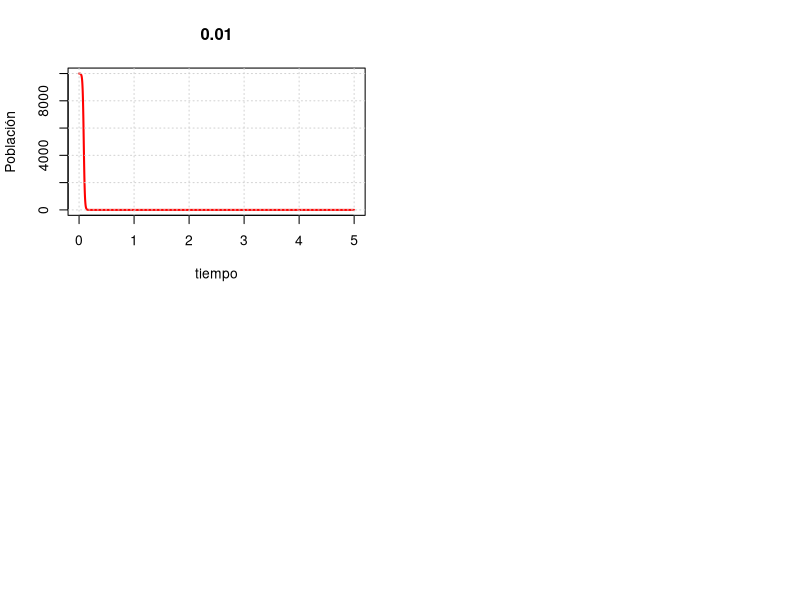

This chart was generated by the following R code: (Note: this script raises an error after producing the figure.)
library(deSolve)
yini=c(S=10000,I=2)#vector de condiciones iniciales
par(mfrow=c(2,2))
B=c(0.01,0.005,0.001,0.0005)
for(i in 1:4){
  modelo=function(t,y,parms){
    with(as.list(y),{
      dS=-B[i]*S*I
      dI=B[i]*S*I
      list(c(dS,dI))})}
  tiempo=seq(0,5,0.001)
  solucion=ode(y=yini,times=tiempo,func=modelo,parms=NULL)
  plot(tiempo,solucion[,'S'],type='l',col='red',ylab='Población',main=B[i],lwd='2',ylim=range(0,10000))
  lines(tiempo,solucion[,'I'],type = 'l',col='blue',lwd='2',grid())
  legend(3,max(solucion[,'S']),legend =c("Suceptibles","infecciosos"),col=c("red","blue"),lty=1:1,cex=0.8)
}


library(deSolve)
yini=c(S=10000,I=2)
par(mfrow=c(2,2))
b=c(0.001,0.0005)
for(i in 1:2){
  g=c(0.005,0.0001)
  for(j in 1:2){
    
    
      modelo=function(t,y,parms){
        with(as.list(y),{
          dS=-b[i]*S*I+g[j]*I
          dI=b[i]*S*I-g[j]*I
          list(c(dS,dI))})}
      tiempo=seq(0,5,0.001)
      solucion=ode(y=yini,times=tiempo,func=modelo,parms=NULL)
      plot(tiempo,solucion[,'S'],type='l',col='red',grid(),ylab='Población',ylim =range(min(solucion[,'S']),max(solucion[,'S'])))
      lines(tiempo,solucion[,'I'],type='l',col='blue',grid())
      legend(3,max(solucion[,'S']),legend =c(b[i],g[j]),cex=0.8)
    
  }  
}





library(deSolve)
yini=c(S=10000,I=2,R=0)
par(mfrow=c(2,2))
b=c(0.001,0.0005)
for(i in 1:2){
  g=c(0.005,0.5)
  for(j in 1:2){
    
    
    modelo=function(t,y,parms){
      with(as.list(y),{
        dS=-b[i]*S*I
        dI=b[i]*S*I-g[j]*I
        dR=g[j]*I
        list(c(dS,dI,dR))})}
    tiempo=seq(0,5,0.001)
    solucion=ode(y=yini,times=tiempo,func=modelo,parms=NULL)
    plot(tiempo,solucion[,'S'],type='l',col='red',grid(),ylab='Población',ylim =range(0,10000))
    lines(tiempo,solucion[,'I'],type='l',col='blue',grid())
    lines(tiempo,solucion[,'R'],type = 'l',col='green',grid())
    legend(4,max(solucion[,'S']),legend =c(b[i],g[j]),cex=0.8)
    
  }  
}



library(deSolve)
yini=c(S=10000,I=2,R=0)
par(mfrow=c(2,2))
b=c(0.001,0.0005)
for(i in 1:2){
  g=c(0.005,0.5)
  for(j in 1:2){
    
    
    modelo=function(t,y,parms){
      with(as.list(y),{
        dS=-b[i]*S*I
        dI=b[i]*S*I-g[j]*I
        dR=g[j]*I
        list(c(dS,dI,dR))})}
    tiempo=seq(0,5,0.001)
    solucion=ode(y=yini,times=tiempo,func=modelo,parms=NULL)
    plot(tiempo,solucion[,'S'],type='l',col='red',grid(),ylab='Población',ylim =range(0,10000))
    lines(tiempo,solucion[,'I'],type='l',col='blue',grid())
    lines(tiempo,solucion[,'R'],type = 'l',col='green',grid())
    legend(4,max(solucion[,'S']),legend =c(b[i],g[j]),cex=0.8)
    
  }  
}



library(deSolve)
yini=c(S=10000,E=200,I=2,R=0)
par(mfrow=c(2,4))
a=c(0.1,1)
for(i in 1:2){
  b=c(1,0.5)
  for(j in 1:2){
    g=c(0.05,0.8)
    for(k in 1:2){
    modelo=function(t,y,parms){
      with(as.list(y),{
        dS=-a[i]*S
        dE=a[i]*S-b[j]*E
        dI=b[j]*E-g[k]*I
        dR=g[k]*I
        list(c(dS,dE,dI,dR))})}
    tiempo=seq(0,20,0.001)
    solucion=ode(y=yini,times=tiempo,func=modelo,parms=NULL)
    plot(tiempo,solucion[,'S'],type='l',col='red',grid(),ylab='Población',ylim =range(0,10000))
    lines(tiempo,solucion[,'E'],type='l',col='blue',grid())
    lines(tiempo,solucion[,'I'],type = 'l',col='green',grid())
    lines(tiempo,solucion[,'R'],type = 'l',col='purple',grid())
    legend(4,max(solucion[,'S'])+300,legend =c(a[i],b[j],g[k]),cex=0.8)
    legend(4.5,max(solucion[,'S'])-1000,legend =c("Suceptibles","Expuestos","Infecciosos","Recuperados"),col=c("red","blue","green","purple"),lty=1:1:1:1,cex=0.8)
           
    }
    
  }  
}
